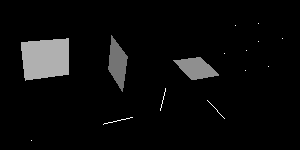

Generate this figure with Python:
#!/usr/bin/env python
# Demonstrate structured grids of various dimensionalities (0D, 1D, 2D, 3D).

import vtkmodules.vtkInteractionStyle  # noqa: F401
import vtkmodules.vtkRenderingOpenGL2  # noqa: F401

from vtkmodules.vtkCommonCore import vtkIdList, vtkPoints
from vtkmodules.vtkCommonDataModel import vtkGenericCell, vtkStructuredGrid
from vtkmodules.vtkFiltersGeometry import vtkStructuredGridGeometryFilter
from vtkmodules.vtkRenderingCore import (
    vtkActor,
    vtkPolyDataMapper,
    vtkRenderWindow,
    vtkRenderWindowInteractor,
    vtkRenderer,
)

cell = vtkGenericCell()
pt_ids = vtkIdList()

# 0D
zero_d_pts = vtkPoints()
zero_d_pts.SetNumberOfPoints(1)
zero_d_pts.SetPoint(0, 0, 0, 0)
zero_d_grid = vtkStructuredGrid()
zero_d_grid.SetDimensions(1, 1, 1)
zero_d_grid.SetPoints(zero_d_pts)
zero_d_grid.GetCell(0)
zero_d_grid.GetCell(0, cell)
zero_d_grid.GetCellPoints(0, pt_ids)
zero_d_geom = vtkStructuredGridGeometryFilter()
zero_d_geom.SetInputData(zero_d_grid)
zero_d_geom.SetExtent(0, 2, 0, 2, 0, 2)
zero_d_mapper = vtkPolyDataMapper()
zero_d_mapper.SetInputConnection(zero_d_geom.GetOutputPort())
zero_d_actor = vtkActor()
zero_d_actor.SetMapper(zero_d_mapper)
zero_d_actor.SetPosition(0, 0, 0)

# 1D - X
x_pts = vtkPoints()
x_pts.SetNumberOfPoints(2)
x_pts.SetPoint(0, 0, 0, 0)
x_pts.SetPoint(1, 1, 0, 0)
x_grid = vtkStructuredGrid()
x_grid.SetDimensions(2, 1, 1)
x_grid.SetPoints(x_pts)
x_grid.GetCell(0)
x_grid.GetCell(0, cell)
x_grid.GetCellPoints(0, pt_ids)
x_geom = vtkStructuredGridGeometryFilter()
x_geom.SetInputData(x_grid)
x_geom.SetExtent(0, 2, 0, 2, 0, 2)
x_mapper = vtkPolyDataMapper()
x_mapper.SetInputConnection(x_geom.GetOutputPort())
x_actor = vtkActor()
x_actor.SetMapper(x_mapper)
x_actor.SetPosition(2, 0, 0)

# 1D - Y
y_pts = vtkPoints()
y_pts.SetNumberOfPoints(2)
y_pts.SetPoint(0, 0, 0, 0)
y_pts.SetPoint(1, 0, 1, 0)
y_grid = vtkStructuredGrid()
y_grid.SetDimensions(1, 2, 1)
y_grid.SetPoints(y_pts)
y_grid.GetCell(0)
y_grid.GetCell(0, cell)
y_grid.GetCellPoints(0, pt_ids)
y_geom = vtkStructuredGridGeometryFilter()
y_geom.SetInputData(y_grid)
y_geom.SetExtent(0, 2, 0, 2, 0, 2)
y_mapper = vtkPolyDataMapper()
y_mapper.SetInputConnection(y_geom.GetOutputPort())
y_actor = vtkActor()
y_actor.SetMapper(y_mapper)
y_actor.SetPosition(4, 0, 0)

# 1D - Z
z_pts = vtkPoints()
z_pts.SetNumberOfPoints(2)
z_pts.SetPoint(0, 0, 0, 0)
z_pts.SetPoint(1, 0, 0, 1)
z_grid = vtkStructuredGrid()
z_grid.SetDimensions(1, 1, 2)
z_grid.SetPoints(z_pts)
z_grid.GetCell(0)
z_grid.GetCell(0, cell)
z_grid.GetCellPoints(0, pt_ids)
z_geom = vtkStructuredGridGeometryFilter()
z_geom.SetInputData(z_grid)
z_geom.SetExtent(0, 2, 0, 2, 0, 2)
z_mapper = vtkPolyDataMapper()
z_mapper.SetInputConnection(z_geom.GetOutputPort())
z_actor = vtkActor()
z_actor.SetMapper(z_mapper)
z_actor.SetPosition(6, 0, 0)

# 2D - XY
xy_pts = vtkPoints()
xy_pts.SetNumberOfPoints(4)
xy_pts.SetPoint(0, 0, 0, 0)
xy_pts.SetPoint(1, 1, 0, 0)
xy_pts.SetPoint(2, 0, 1, 0)
xy_pts.SetPoint(3, 1, 1, 0)
xy_grid = vtkStructuredGrid()
xy_grid.SetDimensions(2, 2, 1)
xy_grid.SetPoints(xy_pts)
xy_grid.GetCell(0)
xy_grid.GetCell(0, cell)
xy_grid.GetCellPoints(0, pt_ids)
xy_geom = vtkStructuredGridGeometryFilter()
xy_geom.SetInputData(xy_grid)
xy_geom.SetExtent(0, 2, 0, 2, 0, 2)
xy_mapper = vtkPolyDataMapper()
xy_mapper.SetInputConnection(xy_geom.GetOutputPort())
xy_actor = vtkActor()
xy_actor.SetMapper(xy_mapper)
xy_actor.SetPosition(0, 2, 0)

# 2D - YZ
yz_pts = vtkPoints()
yz_pts.SetNumberOfPoints(4)
yz_pts.SetPoint(0, 0, 0, 0)
yz_pts.SetPoint(1, 0, 1, 0)
yz_pts.SetPoint(2, 0, 0, 1)
yz_pts.SetPoint(3, 0, 1, 1)
yz_grid = vtkStructuredGrid()
yz_grid.SetDimensions(1, 2, 2)
yz_grid.SetPoints(yz_pts)
yz_grid.GetCell(0)
yz_grid.GetCell(0, cell)
yz_grid.GetCellPoints(0, pt_ids)
yz_geom = vtkStructuredGridGeometryFilter()
yz_geom.SetInputData(yz_grid)
yz_geom.SetExtent(0, 2, 0, 2, 0, 2)
yz_mapper = vtkPolyDataMapper()
yz_mapper.SetInputConnection(yz_geom.GetOutputPort())
yz_actor = vtkActor()
yz_actor.SetMapper(yz_mapper)
yz_actor.SetPosition(2, 2, 0)

# 2D - XZ
xz_pts = vtkPoints()
xz_pts.SetNumberOfPoints(4)
xz_pts.SetPoint(0, 0, 0, 0)
xz_pts.SetPoint(1, 1, 0, 0)
xz_pts.SetPoint(2, 0, 0, 1)
xz_pts.SetPoint(3, 1, 0, 1)
xz_grid = vtkStructuredGrid()
xz_grid.SetDimensions(2, 1, 2)
xz_grid.SetPoints(xz_pts)
xz_grid.GetCell(0)
xz_grid.GetCell(0, cell)
xz_grid.GetCellPoints(0, pt_ids)
xz_geom = vtkStructuredGridGeometryFilter()
xz_geom.SetInputData(xz_grid)
xz_geom.SetExtent(0, 2, 0, 2, 0, 2)
xz_mapper = vtkPolyDataMapper()
xz_mapper.SetInputConnection(xz_geom.GetOutputPort())
xz_actor = vtkActor()
xz_actor.SetMapper(xz_mapper)
xz_actor.SetPosition(4, 2, 0)

# 3D
xyz_pts = vtkPoints()
xyz_pts.SetNumberOfPoints(8)
xyz_pts.SetPoint(0, 0, 0, 0)
xyz_pts.SetPoint(1, 1, 0, 0)
xyz_pts.SetPoint(2, 0, 1, 0)
xyz_pts.SetPoint(3, 1, 1, 0)
xyz_pts.SetPoint(4, 0, 0, 1)
xyz_pts.SetPoint(5, 1, 0, 1)
xyz_pts.SetPoint(6, 0, 1, 1)
xyz_pts.SetPoint(7, 1, 1, 1)
xyz_grid = vtkStructuredGrid()
xyz_grid.SetDimensions(2, 2, 2)
xyz_grid.SetPoints(xyz_pts)
xyz_grid.GetCell(0)
xyz_grid.GetCell(0, cell)
xyz_grid.GetCellPoints(0, pt_ids)
xyz_geom = vtkStructuredGridGeometryFilter()
xyz_geom.SetInputData(xyz_grid)
xyz_geom.SetExtent(0, 2, 0, 2, 0, 2)
xyz_mapper = vtkPolyDataMapper()
xyz_mapper.SetInputConnection(xyz_geom.GetOutputPort())
xyz_actor = vtkActor()
xyz_actor.SetMapper(xyz_mapper)
xyz_actor.SetPosition(6, 2, 0)

renderer = vtkRenderer()
renderer.GetCullers().RemoveAllItems()
renderer.AddActor(zero_d_actor)
renderer.AddActor(x_actor)
renderer.AddActor(y_actor)
renderer.AddActor(z_actor)
renderer.AddActor(xy_actor)
renderer.AddActor(yz_actor)
renderer.AddActor(xz_actor)
renderer.AddActor(xyz_actor)

render_window = vtkRenderWindow()
render_window.SetSize(300, 150)
render_window.AddRenderer(renderer)
render_window.SetWindowName("structuredgrid")

cam = renderer.GetActiveCamera()
cam.SetClippingRange(2.27407, 14.9819)
cam.SetFocalPoint(3.1957, 1.74012, 0.176603)
cam.SetPosition(-0.380779, 6.13894, 5.59404)
cam.SetViewUp(0.137568, 0.811424, -0.568037)

interactor = vtkRenderWindowInteractor()
interactor.SetRenderWindow(render_window)

interactor.Initialize()
interactor.Start()
